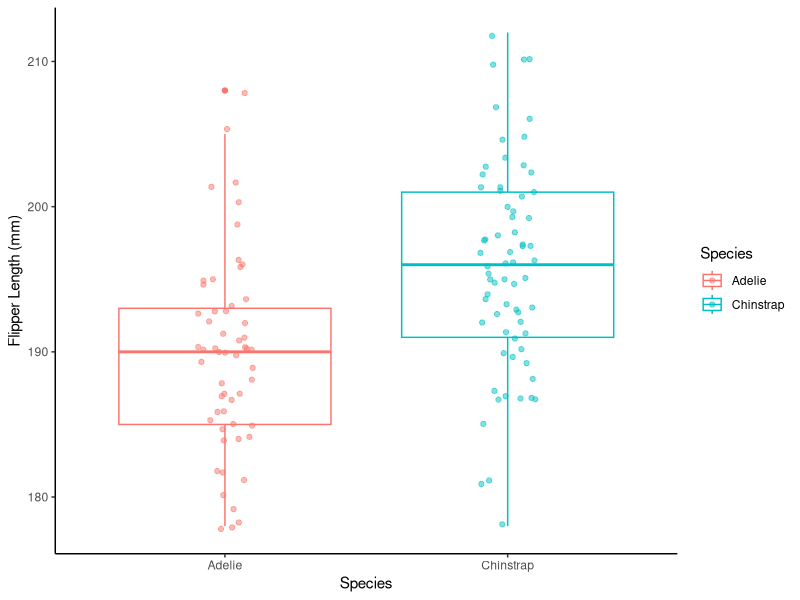
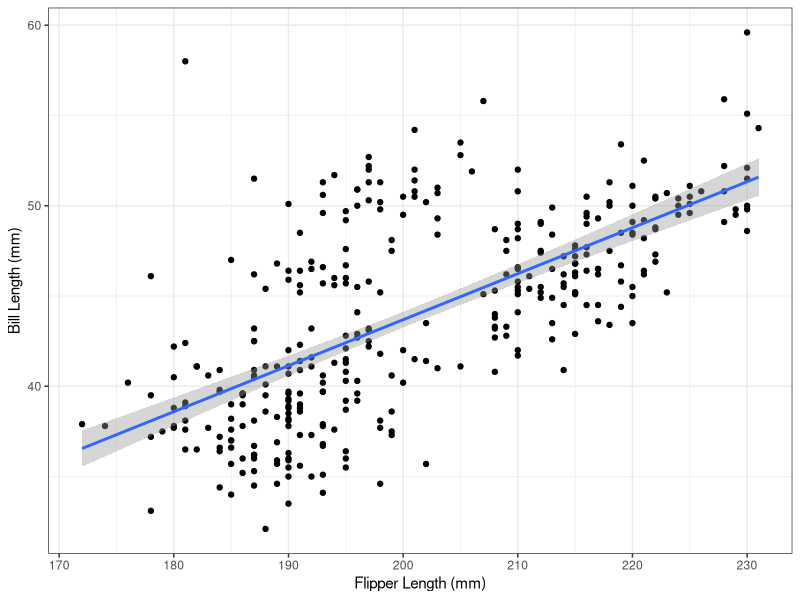
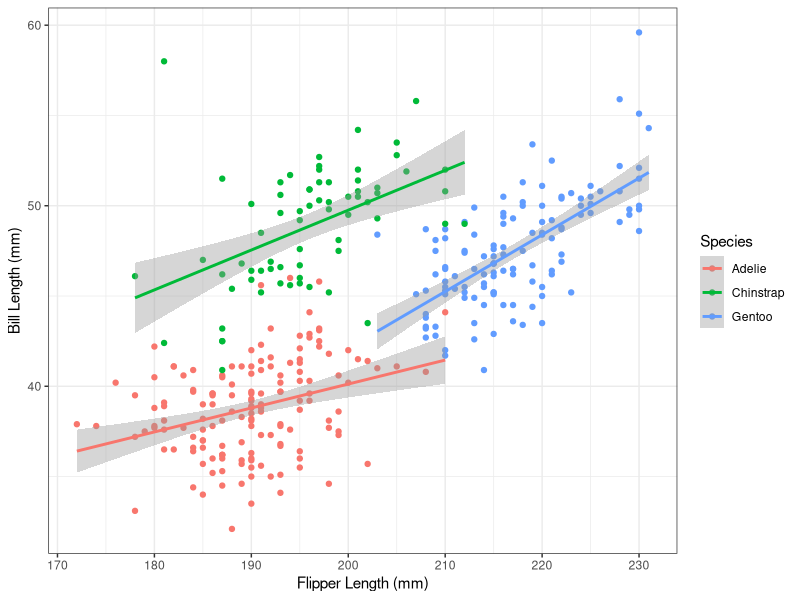
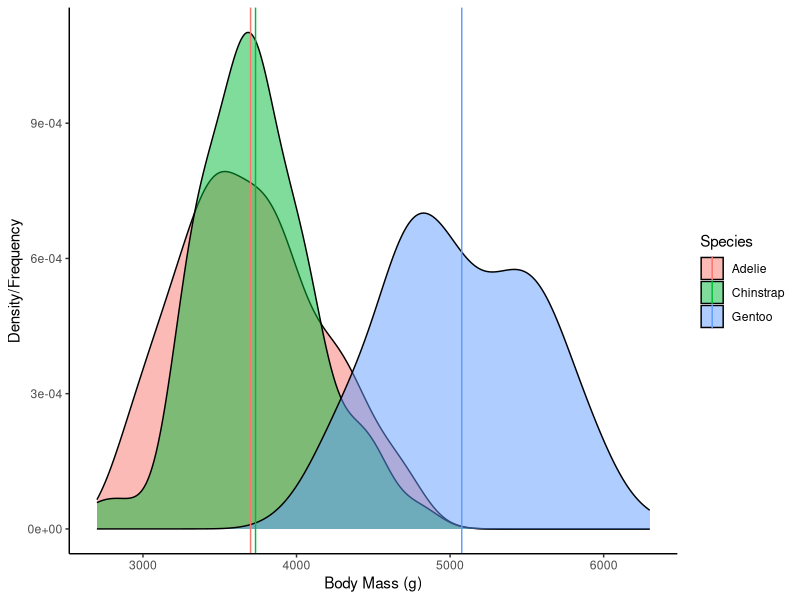

Reproduce these figures in R, in order.
## ---- chunk 1
knitr::opts_chunk$set(echo = TRUE)
## ---- chunk 2
# Load libraries
library(tidyverse)
library(palmerpenguins)
## ---- chunk 3
# Show in Environment
penguins <- penguins
## ---- chunk 4
# Filter Dream island
dream <- penguins %>% 
  filter(island == "Dream")
## ---- chunk 5
# flipper length: dependent, continuous

# species: independent, categorical
## ---- chunk 6
# Minimum, maximum, and mean - flipper lengths
dream %>% 
  group_by(species) %>% 
  summarise(min_flipper = min(flipper_length_mm, na.rm = TRUE),
            max_flipper = max(flipper_length_mm, na.rm = TRUE),
            mean_flipper = mean(flipper_length_mm, na.rm = TRUE))
## ---- chunk 7
# Boxplot, multiple histogram, or multiple density plot are all acceptable

# Boxplot
ggplot(dream, aes(x = species, y = flipper_length_mm, color = species)) +
  geom_boxplot() +
  geom_jitter(width = 0.1, alpha = 0.5) +
  labs(x = "Species",
       y = "Flipper Length (mm)",
       color = "Species") +
  theme_classic()
## ---- chunk 8
# Null:

# Alternative:
## ---- chunk 9
# t-test
t.test(data = dream, flipper_length_mm ~ species)
## ---- chunk 10
# Answers:
## ---- chunk 11
# No need, only 1 pair compared
## ---- chunk 12
# Mean and standard deviation - bill and flipper length
bill_flipper <- penguins %>% 
  summarise(mean_bill = mean(bill_length_mm, na.rm = TRUE),
            sd_bill = sd(bill_length_mm, na.rm = TRUE),
            mean_flipper = mean(flipper_length_mm, na.rm = TRUE),
            sd_flipper = sd(flipper_length_mm, na.rm = TRUE))

# View
bill_flipper
## ---- chunk 13
# Scatterplot
ggplot(penguins, aes(flipper_length_mm, bill_length_mm)) +
  geom_point() +
  geom_smooth(method = "lm") +
    labs(x = "Flipper Length (mm)",
         y = "Bill Length (mm)") +
  theme_bw()
## ---- chunk 14
# Remove NA values
penguins_noNA <- penguins %>% 
  filter(!is.na(bill_length_mm),
         !is.na(flipper_length_mm))
## ---- chunk 15
# Correlation coefficient
r <- cor(x = penguins_noNA$flipper_length_mm, y = penguins_noNA$bill_length_mm)

# View
r

# R-squared * 100
r^2 * 100
## ---- chunk 16
# Answer:
## ---- chunk 17
# Answer:
## ---- chunk 18
# Linear model
lm_model <- lm(data = penguins_noNA, bill_length_mm ~ flipper_length_mm)

# Results
summary(lm_model)
## ---- chunk 19
# Answer: bill_length_mm = (0.25 * flipper_length_mm) - 7.26
## ---- chunk 20
# Answer:
## ---- chunk 21
# No pairs to compare
## ---- chunk 22
# Scatterplot
ggplot(penguins, aes(flipper_length_mm, bill_length_mm, color = species)) +
  geom_point() +
  geom_smooth(method = "lm") +
  labs(x = "Flipper Length (mm)",
       y = "Bill Length (mm)", 
       color = "Species") +
  theme_bw()
## ---- chunk 23
# Linear model with interaction
mlm_model <- lm(data = penguins_noNA, bill_length_mm ~ flipper_length_mm * species)

# Results
summary(mlm_model)
## ---- chunk 24
# Answer:
## ---- chunk 25
# Minimum, maximum, and mean
body_mass <- penguins %>% 
  group_by(species) %>% 
  summarise(min_mass = min(body_mass_g, na.rm = TRUE),
            max_mass = max(body_mass_g, na.rm = TRUE),
            mean_mass = mean(body_mass_g, na.rm = TRUE))

# Results
body_mass
## ---- chunk 26
# Conversion function
g_to_kg <- function(g){
  kg <- g / 1000
  print(kg)
}
## ---- chunk 27
# Convert values in dataframe
body_mass %>% 
  mutate(min_mass = g_to_kg(min_mass),
         max_mass = g_to_kg(max_mass),
         mean_mass = g_to_kg(mean_mass))

# Alternative option:

# Copy code from above
# Then add a mutate function before the summarise function,
# and modify summarise function columns

penguins %>% 
  group_by(species) %>% 
  mutate(body_mass_kg = g_to_kg(body_mass_g)) %>% 
  summarise(min_mass = min(body_mass_kg, na.rm = TRUE), # body_mass_kg instead of body_mass_g
            max_mass = max(body_mass_kg, na.rm = TRUE),
            mean_mass = mean(body_mass_kg, na.rm = TRUE))
## ---- chunk 28
# Density plot, with mean line
ggplot(penguins, aes(x = body_mass_g, fill = species)) +
  geom_density(alpha = 0.5) +
  geom_vline(data = body_mass, aes(xintercept = mean_mass, color = species)) +
  labs(x = "Body Mass (g)",
       y = "Density/Frequency",
       fill = "Species",
       color = "Species") +
  theme_classic()
## ---- chunk 29
# Null:

# Alternative:
## ---- chunk 30
# ANOVA
aov_mod <- aov(data = penguins, body_mass_g ~ species)

# Results
summary(aov_mod)
## ---- chunk 31
# Answers:
## ---- chunk 32
# Pairwise comparisons
TukeyHSD(aov_mod)
## ---- chunk 33
# Interpretation:
